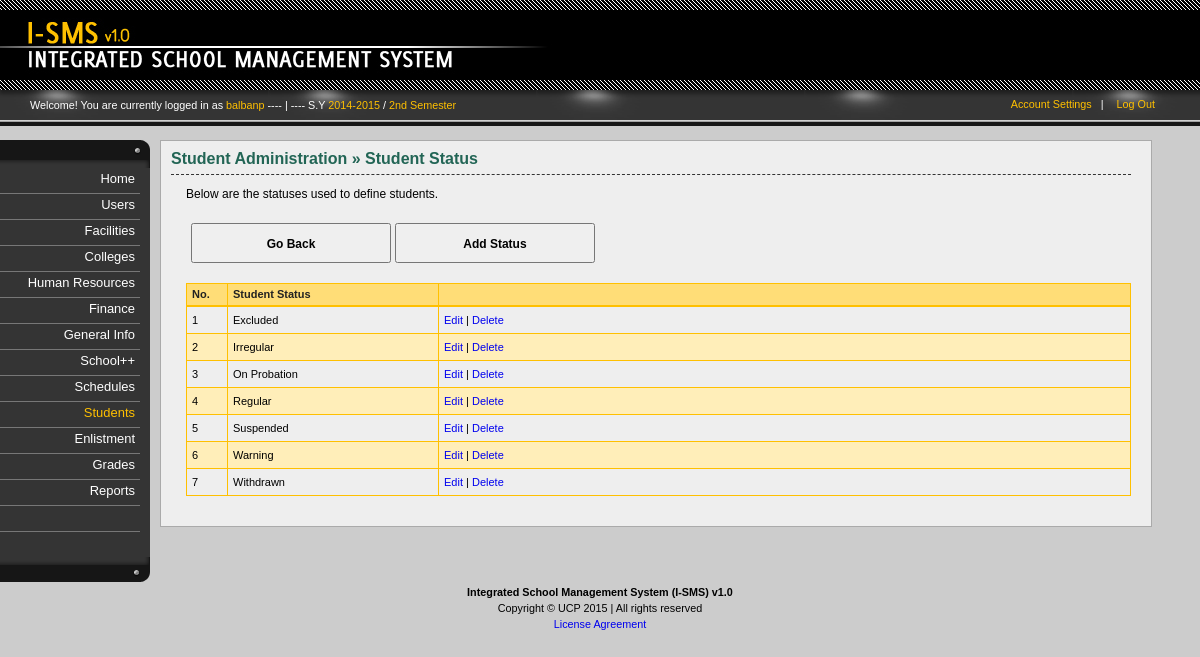
The page /students-status.php (signed in) on the database its author committed.
### _system/_config/sys_config.php (called while the page is built, shortened)
<?php
		$DIR_SERVER_FOLDER = "";
		$DIR_CSS_DEFAULT = "http://" . $_SERVER['HTTP_HOST'] . $DIR_SERVER_FOLDER . "/design/default/css/";
?>

### _libs/classes/fix.inc.php (called while the page is built, shortened)
<?php
	class SchoolYear2{
		function __construct($year_id, $start, $end, $active){
			$this->start = $start;
			$this->end = $end;
		}
	}
	class Semester2{
		function __construct($semester_id, $description, $shorthand, $active){
			$this->description = $description;
		}
	}
	class FixManager{
		private $conn = null;
		function __construct($conn = null){
			if($conn !== null){
				$this->conn = $conn;
			} else {
				$this->error = "No defined connection.";
			}
		}
		function GetActiveSchoolYear(){
			$years = null;
			if($this->conn == null){
				$error = "No defined connection.";
				return null;
			} else {
				$conn = $this->conn;
				$query = "SELECT SchoolYearID, Start, End, Active FROM `sch-school_years` WHERE Active=1 ";
				$query .= "ORDER BY Start";
				$result = $conn->query($query);
				if($conn->error <> ""){
					$this->error = $conn->error;
				} else {
					$years = array();
					$ctr = 0;
					if($result->num_rows > 0){
						while($row = $result->fetch_assoc()){
							$years[$ctr] = new SchoolYear2($row['SchoolYearID'], $row['Start'], $row['End'], $row['Active']);
							$ctr++;
						}
					}
				}
			}
			return $years;
		}
		function GetActiveSemester(){
			$semesters = null;
			if($this->conn == null){
				$error = "No defined connection.";
				return null;
			} else {
				$conn = $this->conn;
				$query = "SELECT SemesterID, Description, Shorthand, Active FROM `sch-semesters` ";
				$query .= "WHERE 1=1 AND Active=1 ";
				$result = $conn->query($query);
				if($conn->error <> ""){
					$this->error = $conn->error;
				} else {
					$semesters = array();
					$ctr = 0;
					if($result->num_rows > 0){
						while($row = $result->fetch_assoc()){
							$semesters[$ctr] = new Semester2($row['SemesterID'], $row['Description'], $row['Shorthand'], $row['Active']);
							$ctr++;
						}
					}
				}
			}
			return $semesters;
		}
	}
?>

### _libs/classes/stdnts.inc.php (called while the page is built, shortened)
<?php
	class StudentStatus{
		function __construct($status_id, $code, $description){
			$this->status_id = $status_id;
			$this->description = $description;
		}
	}
	class StudentManager{
		public $error = array();
		private $conn = null;
		function __construct($conn = null){
			if($conn !== null){
				$this->conn = $conn;
			} else {
				$this->error = "No defined connection.";
			}
		}
		function GetStatuses($status_id = null){
			$statuses = null;
			if($this->conn == null){
				$this->error[sizeof($this->error)] = "No defined connection.";
				return null;
			} else {
				$conn = $this->conn;
				$query = "SELECT `StatusID`, `Code`, `Description` FROM `ads-student_status` WHERE 1 ";
				$query .= "ORDER BY Description ";
				$result = $conn->query($query);
				if($conn->error <> ""){
					$this->error[sizeof($this->error)] = $conn->error;
				} else {
					$statuses = array();
					$ctr = 0;
					if($result->num_rows > 0){
						while($row = $result->fetch_assoc()){
							$statuses[$ctr] = new StudentStatus($row['StatusID'], $row['Code'], $row['Description']);
							$ctr++;
						}
					}
				}
			}
			return $statuses;
		}
	}
?>

### students-status.php (the view, shortened to what this page needs)
<?php
	require_once("_system/_config/sys_config.php");
	require_once(CLASSLIST . "user.inc.php");
	require_once(CLASSLIST . "menu.inc.php");
	require_once(CLASSLIST . "stdnts.inc.php");
	if(isset($_SESSION['UserInfo'])){
		$UserInfo = unserialize($_SESSION['UserInfo']);
	} else {
		header("Location: index.php?error=2");
		exit();
	}
	$ISMS = new ISMSConnection(CONNECTION_TYPE);
	$conn = $ISMS->GetConnection();
	$hnd = new StudentManager($conn);
	$statuses = $hnd->GetStatuses();
?>
<!DOCTYPE html PUBLIC "-//W3C//DTD XHTML 1.0 Transitional//EN" "http://www.w3.org/TR/xhtml1/DTD/xhtml1-transitional.dtd">
<html lang="en-US" xml:lang="en-US" xmlns="http://www.w3.org/1999/xhtml">
	<head>
<?php
	require_once("_system/_config/head_config.php");
	echo "<link rel=\"stylesheet\" href=\"" . $DIR_CSS_DEFAULT . "home.css\" />";
	echo "<link rel=\"stylesheet\" href=\"" . $DIR_CSS_DEFAULT . "verticalnav.css\" />";
	echo "<link rel=\"stylesheet\" href=\"" . $DIR_CSS_DEFAULT . "columns.css\" />";
	echo "<link rel=\"stylesheet\" href=\"" . $DIR_CSS_DEFAULT . "content.css\" />";
	echo "<link rel=\"stylesheet\" href=\"" . $DIR_CSS_DEFAULT . "actions.css\" />";
	echo "<link rel=\"stylesheet\" href=\"" . $DIR_CSS_DEFAULT . "tables.css\" />";
	echo "<link rel=\"stylesheet\" href=\"" . $DIR_CSS_DEFAULT . "tweaks.css\" />";
?>
	</head>
	<body id="students">
		<div id="container">
			<div id="header">
				<?php require_once("_system/main/banner.inc.php"); ?>
				<?php require_once("_system/main/dashboard.inc.php"); ?>
			</div><?php  ?>
			<div id="body">
				<div class="content">
					<div class="column" id="column-first">
						<?php require_once("_system/main/mainmenu.inc.php"); ?>
					</div>
					<div class="column" id="column-second">
						<div class="inner">
							<h1>
								<span class="Highlight">Student Administration &raquo; Student Status</span>
							</h1>
							<p class="">Below are the statuses used to define students.</p>
							<div id="actions">
								<p class="action">
									<input type="button" value="Go Back" onclick="window.location='students.php'" />
									<input type="button" value="Add Status" onclick="window.location='students-status-add.php'" />
								</p>
							</div>
							<div class="table">
								<table class="colleges" cellspacing="0" title="">
									<thead>
										<th class="Count">No.</th>
										<th class="college_type">Student Status</th>
										<th class="Actions"></th>
									</thead>
									<?php
										$ctr = 0;
										if(sizeof($statuses) > 0){
											foreach($statuses as $item){
												$ctr++;
												if($ctr % 2 == 0){
													echo "<tr class=\"even\">";
												} else {
													echo "<tr class=\"odd\">";
												}
													echo "<td>{$ctr}</td>";
													echo "<td>{$item->description}</td>";
													echo "<td class=\"Actions\">";
														echo "<a href=\"students-status-edit.php?id={$item->status_id}\">Edit</a>";
														echo " | ";
														echo "<a href=\"students-status-process.php?id={$item->status_id}&action=delete\" onclick=\"return confirm('Delete student status? Click OK to continue.')\">Delete</a>";
													echo "</td>";
												echo "</tr>";
											}
										} else {
											echo "<td colspan=\"6\">There are no student statuses defined.</td>";
										}
									?>
								</table>
							</div>
						</div>
					</div>
				</div>
			</div><?php  ?>
			<div id="footer">
				<?php require_once("_system/main/footer.inc.php"); ?>
			</div><?php  ?>
		</div>
	</body>
</html>

### _system/main/dashboard.inc.php (shortened to what this page needs)
<div id="dashboard">
	<div class="inner">
		<p class="greetings">Welcome! You are currently logged in as
			<span class="highlight">
				<?php echo $UserInfo->username; ?>
			</span>
			<?php
				require_once(CLASSLIST . 'fix.inc.php');
				$ISMS2 = new ISMSConnection(CONNECTION_TYPE);
				$conn2 = $ISMS2->GetConnection();
				$dash = new FixManager($conn2);
				$tmp_sy = $dash->GetActiveSchoolYear();
				$tmp_sem = $dash->GetActiveSemester();
				$curr_sy = $tmp_sy[0]->start . "-" . $tmp_sy[0]->end;
				$curr_sem = $tmp_sem[0]->description;
				if(isset($curr_sy)){
					echo " ---- | ---- S.Y <span class=\"highlight\">" . $curr_sy;
					echo "</span> / <span class=\"highlight\">" . $curr_sem . "</span>";
				}
			?>
		</p>
		<div class="options">
			<ul>
				<li><a href="account-settings.php">Account Settings</a>&nbsp;&nbsp;&nbsp;|</li>
				<li><a href="logout.php">Log Out</a></li>
			</ul>
		</div>
	</div>
</div>

### design/default/css/general.css (style rules this page uses)
html { font: 67.5% Arial, Tahoma, Verdana, "Times New Roman"; }
body { font-size: 100%; background-color: #f0efef; background-color: #ccc; background-image: url(../images/logo.png); padding-bottom: 20px; }
#header { height: 90px; background-color: #000; }
p { line-height: 1.5em; }
p.action input { width: 200px; height: 40px; font-weight: bold; font-family: Arial!important; }
p.action { font-size: 14px!important; }

### design/default/css/home.css (style rules this page uses)
#header { margin-bottom: 50px; }
#dashboard .inner { display: block; height: 24px; padding: 7px 0px 5px 30px; background-image: url("../images/dashboard.png"); background-color: #000; position:relative; }
#dashboard .options { position: absolute;right: 35px;top: 9px; width: 200px; text-align: right; }
#dashboard .options a { color: #ffc000; text-decoration: none }
#dashboard .options ul li { display: inline; margin-right: 10px; color: #fff; }
#dashboard .greetings { margin-top: 0px; color: #fff; }
#dashboard .inner .greetings .highlight { color: #ffc000; }

### design/default/css/columns.css (style rules this page uses)
.content div.column { float: left; }
#column-first { width: 160px; }
#column-second { width: 80%; background-color: #eee; border: 1px solid #aaa; padding: 10px 20px 30px 10px; color: 333; overflow: hidden; }

### design/default/css/content.css (style rules this page uses)
div#body { padding-bottom: 20px; }
div#column-second h1 { font-size: 16px; padding: 10px 30px 7px 0px; border-bottom: 1px dashed #333; margin-top: 10px; }
div#column-second h1:first-child { font-size: 16px; padding: 0px 30px 7px 0px; border-bottom: 1px dashed #333; margin-top: 0px; border-top: 0; }
div#column-second h1 span.Highlight { color: #226555; font-weight: bold; }
div#column-second p { margin: 10px 20px 0px 15px; font-size: 12px; }
div#actions p { font-size: 11px; }
div#actions input { font-size: 12px; font-family: "Century Gothic", Arial, Tahoma, Verdana, "Times New Roman" }

### design/default/css/actions.css (style rules this page uses)
div#actions { margin: 5px 0px 0px 0px; padding: 5px 5px 10px 5px; }
p.action input { padding: 3px 10px 2px 10px; }

### design/default/css/tables.css (style rules this page uses)
div.table { margin-left: 15px; margin-top: 10px; font-size: 11px; }
div.table table { border: 1px solid #ffc000; }
div.table table thead th { background-color: #ffdd77; border-bottom: 2px solid #ffc000; color: #222; font-weight: bold; }
div.table table thead th, div.table table td { padding: 5px 5px 5px 5px; text-align:left; }
div.table table th,div.table table td { border-right: 1px solid #ffc000; border-bottom: 1px solid #ffc000; }
div.table table td { cursor: pointer; line-height: 16px; }
div.table td.Actions a { text-decoration: none; }
div.table td { vertical-align: middle; }
div.table th { vertical-align: middle; }
th.Count { width: 30px!important; }
table.colleges { width: 100%; }
table.colleges th.Count { width: 40px; }
table.colleges th.college_type { width: 200px; }
tr.even { background-color: #ffeeb9; }

### rows shown on the page
sch-school_years: curr_sy "2014-2015"
sch-semesters: Description "2nd Semester"
ads-student_status: Description "Excluded"
ads-student_status: Description "Irregular"
ads-student_status: Description "On Probation"
ads-student_status: Description "Regular"
ads-student_status: Description "Suspended"
ads-student_status: Description "Warning"
ads-student_status: Description "Withdrawn"

### other values the page prints
$UserInfo->username "balbanp"
$MenuItem->display "Home"
$MenuItem->display "Users"
$MenuItem->display "Facilities"
$MenuItem->display "Colleges"
$MenuItem->display "Human Resources"
$MenuItem->display "Finance"
$MenuItem->display "General Info"
$MenuItem->display "School++"
$MenuItem->display "Schedules"
$MenuItem->display "Students"
$MenuItem->display "Enlistment"
$MenuItem->display "Grades"
$MenuItem->display "Reports"
